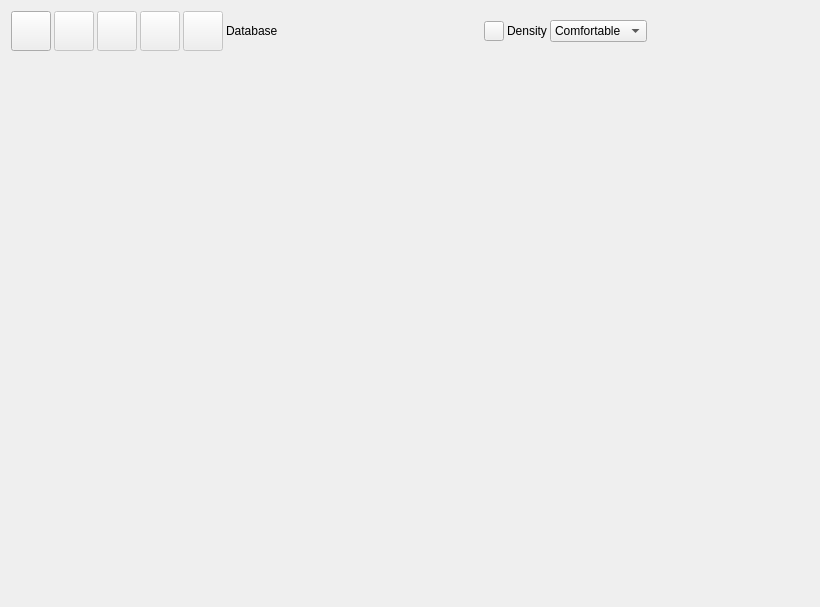
<?xml version="1.0" encoding="UTF-8"?>
<ui version="4.0">
 <class>vuDICOMBrowser</class>
 <widget class="QWidget" name="vuDICOMBrowser">
  <property name="geometry">
   <rect>
    <x>0</x>
    <y>0</y>
    <width>820</width>
    <height>607</height>
   </rect>
  </property>
  <property name="sizePolicy">
   <sizepolicy hsizetype="Preferred" vsizetype="Preferred">
    <horstretch>0</horstretch>
    <verstretch>0</verstretch>
   </sizepolicy>
  </property>
  <property name="windowTitle">
   <string>vuDICOMBrowser</string>
  </property>
  <layout class="QVBoxLayout" name="verticalLayout">
   <item>
    <layout class="QVBoxLayout" name="VerticalLayout">
     <property name="spacing">
      <number>12</number>
     </property>
     <item>
      <layout class="QHBoxLayout" name="TopLayout">
       <property name="spacing">
        <number>3</number>
       </property>
       <property name="leftMargin">
        <number>0</number>
       </property>
       <property name="rightMargin">
        <number>0</number>
       </property>
       <item>
        <widget class="QPushButton" name="importButton">
         <property name="sizePolicy">
          <sizepolicy hsizetype="Fixed" vsizetype="Fixed">
           <horstretch>0</horstretch>
           <verstretch>0</verstretch>
          </sizepolicy>
         </property>
         <property name="minimumSize">
          <size>
           <width>40</width>
           <height>40</height>
          </size>
         </property>
         <property name="maximumSize">
          <size>
           <width>40</width>
           <height>40</height>
          </size>
         </property>
         <property name="toolTip">
          <string>Import data from local directory.</string>
         </property>
         <property name="text">
          <string/>
         </property>
         <property name="icon">
          <iconset>
           <normalon>:/qss_icons/rc/disk.png</normalon>
          </iconset>
         </property>
         <property name="iconSize">
          <size>
           <width>28</width>
           <height>28</height>
          </size>
         </property>
        </widget>
       </item>
       <item>
        <widget class="QPushButton" name="QueryButton">
         <property name="enabled">
          <bool>false</bool>
         </property>
         <property name="sizePolicy">
          <sizepolicy hsizetype="Fixed" vsizetype="Fixed">
           <horstretch>0</horstretch>
           <verstretch>0</verstretch>
          </sizepolicy>
         </property>
         <property name="minimumSize">
          <size>
           <width>40</width>
           <height>40</height>
          </size>
         </property>
         <property name="maximumSize">
          <size>
           <width>40</width>
           <height>40</height>
          </size>
         </property>
         <property name="toolTip">
          <string>Import from PACS. </string>
         </property>
         <property name="text">
          <string/>
         </property>
         <property name="icon">
          <iconset>
           <normalon>:/qss_icons/rc/cloud.png</normalon>
          </iconset>
         </property>
         <property name="iconSize">
          <size>
           <width>30</width>
           <height>30</height>
          </size>
         </property>
        </widget>
       </item>
       <item>
        <widget class="QPushButton" name="sendButton">
         <property name="enabled">
          <bool>false</bool>
         </property>
         <property name="sizePolicy">
          <sizepolicy hsizetype="Fixed" vsizetype="Fixed">
           <horstretch>0</horstretch>
           <verstretch>0</verstretch>
          </sizepolicy>
         </property>
         <property name="minimumSize">
          <size>
           <width>40</width>
           <height>40</height>
          </size>
         </property>
         <property name="maximumSize">
          <size>
           <width>40</width>
           <height>40</height>
          </size>
         </property>
         <property name="toolTip">
          <string>Store to PACS. </string>
         </property>
         <property name="text">
          <string/>
         </property>
         <property name="icon">
          <iconset>
           <normalon>:/qss_icons/rc/import.png</normalon>
          </iconset>
         </property>
         <property name="iconSize">
          <size>
           <width>30</width>
           <height>30</height>
          </size>
         </property>
        </widget>
       </item>
       <item>
        <widget class="QPushButton" name="removeButton">
         <property name="enabled">
          <bool>false</bool>
         </property>
         <property name="sizePolicy">
          <sizepolicy hsizetype="Fixed" vsizetype="Fixed">
           <horstretch>0</horstretch>
           <verstretch>0</verstretch>
          </sizepolicy>
         </property>
         <property name="minimumSize">
          <size>
           <width>40</width>
           <height>40</height>
          </size>
         </property>
         <property name="maximumSize">
          <size>
           <width>40</width>
           <height>40</height>
          </size>
         </property>
         <property name="toolTip">
          <string>Delete selected entry. </string>
         </property>
         <property name="text">
          <string/>
         </property>
         <property name="icon">
          <iconset>
           <normalon>:/qss_icons/rc/delete.png</normalon>
          </iconset>
         </property>
         <property name="iconSize">
          <size>
           <width>30</width>
           <height>30</height>
          </size>
         </property>
        </widget>
       </item>
       <item>
        <widget class="QPushButton" name="procButton">
         <property name="enabled">
          <bool>false</bool>
         </property>
         <property name="sizePolicy">
          <sizepolicy hsizetype="Fixed" vsizetype="Fixed">
           <horstretch>0</horstretch>
           <verstretch>0</verstretch>
          </sizepolicy>
         </property>
         <property name="minimumSize">
          <size>
           <width>40</width>
           <height>40</height>
          </size>
         </property>
         <property name="maximumSize">
          <size>
           <width>40</width>
           <height>40</height>
          </size>
         </property>
         <property name="toolTip">
          <string>Start processing. </string>
         </property>
         <property name="text">
          <string/>
         </property>
         <property name="icon">
          <iconset resource="../darkstyle/style.qrc">
           <normaloff>:/qss_icons/rc/startProc.png</normaloff>:/qss_icons/rc/startProc.png</iconset>
         </property>
         <property name="iconSize">
          <size>
           <width>30</width>
           <height>32</height>
          </size>
         </property>
        </widget>
       </item>
       <item>
        <widget class="QLabel" name="DatabaseNameLabel">
         <property name="maximumSize">
          <size>
           <width>100</width>
           <height>20</height>
          </size>
         </property>
         <property name="text">
          <string>Database</string>
         </property>
        </widget>
       </item>
       <item>
        <widget class="ctkDirectoryButton" name="DirectoryButton">
         <property name="minimumSize">
          <size>
           <width>200</width>
           <height>20</height>
          </size>
         </property>
         <property name="toolTip">
          <string>Select the path to dicom index database</string>
         </property>
        </widget>
       </item>
       <item>
        <widget class="QPushButton" name="repairButton">
         <property name="sizePolicy">
          <sizepolicy hsizetype="Fixed" vsizetype="Fixed">
           <horstretch>0</horstretch>
           <verstretch>0</verstretch>
          </sizepolicy>
         </property>
         <property name="minimumSize">
          <size>
           <width>20</width>
           <height>20</height>
          </size>
         </property>
         <property name="maximumSize">
          <size>
           <width>20</width>
           <height>20</height>
          </size>
         </property>
         <property name="toolTip">
          <string>Check the invalid entry of the database.</string>
         </property>
         <property name="text">
          <string/>
         </property>
         <property name="icon">
          <iconset>
           <normalon>:/qss_icons/rc/repair.png</normalon>
          </iconset>
         </property>
         <property name="iconSize">
          <size>
           <width>16</width>
           <height>16</height>
          </size>
         </property>
        </widget>
       </item>
       <item>
        <widget class="QLabel" name="tablesDensityLabel">
         <property name="maximumSize">
          <size>
           <width>100</width>
           <height>20</height>
          </size>
         </property>
         <property name="text">
          <string>Density</string>
         </property>
        </widget>
       </item>
       <item>
        <widget class="QComboBox" name="tableDensityComboBox">
         <property name="toolTip">
          <string>adjust the spacing.</string>
         </property>
         <item>
          <property name="text">
           <string>Comfortable</string>
          </property>
         </item>
         <item>
          <property name="text">
           <string>Cozy</string>
          </property>
         </item>
         <item>
          <property name="text">
           <string>Compact</string>
          </property>
         </item>
        </widget>
       </item>
       <item>
        <spacer name="HorizontalSpacer">
         <property name="orientation">
          <enum>Qt::Horizontal</enum>
         </property>
         <property name="sizeHint" stdset="0">
          <size>
           <width>40</width>
           <height>20</height>
          </size>
         </property>
        </spacer>
       </item>
      </layout>
     </item>
    </layout>
   </item>
   <item>
    <layout class="QHBoxLayout" name="QueryLayout" stretch="0">
     <property name="spacing">
      <number>0</number>
     </property>
     <property name="leftMargin">
      <number>0</number>
     </property>
     <property name="rightMargin">
      <number>0</number>
     </property>
     <item>
      <widget class="ctkDICOMTableManager" name="dicomTableManager">
       <property name="tableOrientation">
        <enum>Qt::Vertical</enum>
       </property>
       <property name="dynamicTableLayout">
        <bool>false</bool>
       </property>
       <property name="m_DynamicLayout" stdset="0">
        <bool>true</bool>
       </property>
      </widget>
     </item>
    </layout>
   </item>
  </layout>
  <action name="ActionImport">
   <property name="text">
    <string>Import</string>
   </property>
   <property name="toolTip">
    <string>Import a DICOM file or folder</string>
   </property>
  </action>
  <action name="ActionQuery">
   <property name="text">
    <string>Query</string>
   </property>
   <property name="toolTip">
    <string>Query and Retrieve DICOM studies from a DICOM node</string>
   </property>
  </action>
  <action name="ActionSend">
   <property name="enabled">
    <bool>false</bool>
   </property>
   <property name="text">
    <string>Send</string>
   </property>
   <property name="toolTip">
    <string>Send DICOM Studies to a DICOM node (not yet available)</string>
   </property>
  </action>
  <action name="ActionRemove">
   <property name="enabled">
    <bool>false</bool>
   </property>
   <property name="text">
    <string>Remove</string>
   </property>
   <property name="toolTip">
    <string>Remove selected series, studies, patients from database</string>
   </property>
  </action>
  <action name="ActionRepair">
   <property name="enabled">
    <bool>true</bool>
   </property>
   <property name="text">
    <string>Repair</string>
   </property>
   <property name="toolTip">
    <string>Check whether all the files associated with images in the local Database are available on the disk.</string>
   </property>
  </action>
 </widget>
 <customwidgets>
  <customwidget>
   <class>ctkDICOMTableManager</class>
   <extends>QWidget</extends>
   <header>ctkDICOMTableManager.h</header>
   <container>1</container>
  </customwidget>
  <customwidget>
   <class>ctkDirectoryButton</class>
   <extends>QWidget</extends>
   <header>ctkDirectoryButton.h</header>
   <container>1</container>
   <slots>
    <signal>directoryChanged(QString)</signal>
   </slots>
  </customwidget>
 </customwidgets>
 <resources>
  <include location="../darkstyle/style.qrc"/>
 </resources>
 <connections>
  <connection>
   <sender>importButton</sender>
   <signal>clicked()</signal>
   <receiver>vuDICOMBrowser</receiver>
   <slot>openImportDialog()</slot>
   <hints>
    <hint type="sourcelabel">
     <x>-1</x>
     <y>-1</y>
    </hint>
    <hint type="destinationlabel">
     <x>319</x>
     <y>239</y>
    </hint>
   </hints>
  </connection>
  <connection>
   <sender>removeButton</sender>
   <signal>clicked()</signal>
   <receiver>vuDICOMBrowser</receiver>
   <slot>onRemoveAction()</slot>
   <hints>
    <hint type="sourcelabel">
     <x>-1</x>
     <y>-1</y>
    </hint>
    <hint type="destinationlabel">
     <x>391</x>
     <y>303</y>
    </hint>
   </hints>
  </connection>
  <connection>
   <sender>repairButton</sender>
   <signal>clicked()</signal>
   <receiver>vuDICOMBrowser</receiver>
   <slot>onRepairAction()</slot>
   <hints>
    <hint type="sourcelabel">
     <x>-1</x>
     <y>-1</y>
    </hint>
    <hint type="destinationlabel">
     <x>400</x>
     <y>303</y>
    </hint>
   </hints>
  </connection>
  <connection>
   <sender>procButton</sender>
   <signal>clicked()</signal>
   <receiver>vuDICOMBrowser</receiver>
   <slot>onStartAction()</slot>
   <hints>
    <hint type="sourcelabel">
     <x>-1</x>
     <y>-1</y>
    </hint>
    <hint type="destinationlabel">
     <x>400</x>
     <y>303</y>
    </hint>
   </hints>
  </connection>
 </connections>
 <slots>
  <slot>openImportDialog()</slot>
  <slot>openQueryDialog()</slot>
  <slot>onDatabaseDirectoryChaged(QString)</slot>
  <slot>onNextImage()</slot>
  <slot>onPreviousImage()</slot>
  <slot>onNextSeries()</slot>
  <slot>onPreviousSeries()</slot>
  <slot>onNextStudy()</slot>
  <slot>onPreviousStudy()</slot>
  <slot>onAutoPlayCheckboxStateChanged(int)</slot>
  <slot>onThumbnailWidthSliderValueChanged(int)</slot>
  <slot>onRemoveAction()</slot>
  <slot>onStartAction()</slot>
 </slots>
</ui>
